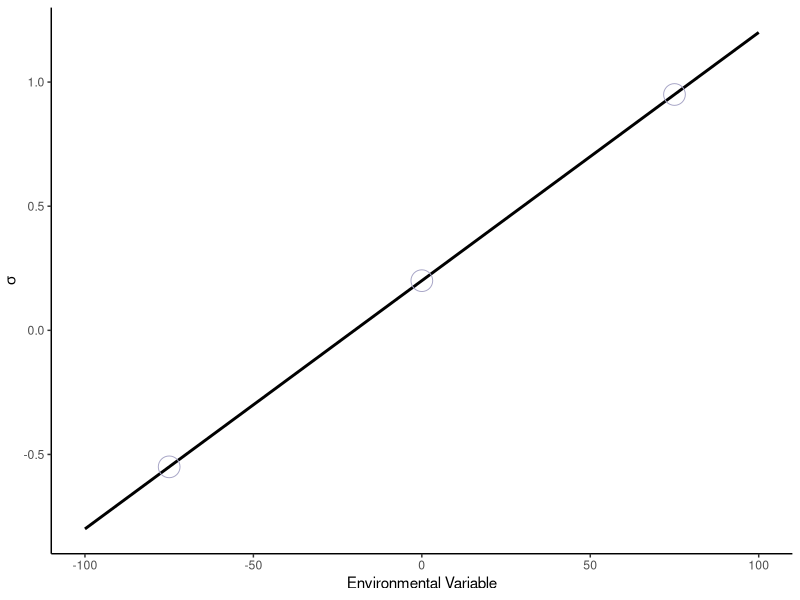
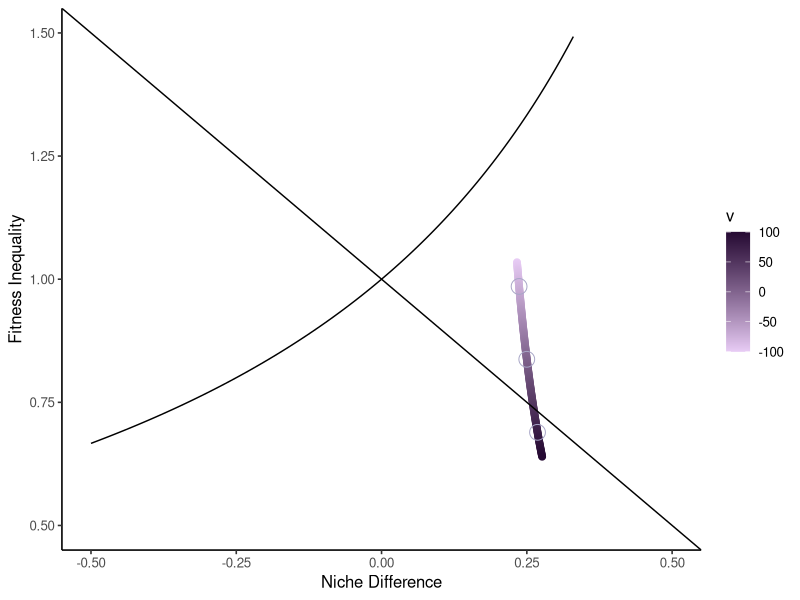

R code for these plots, in order:
##### GENERAL APPROACH #####

library(ggplot2)

coexist_plot <- function(d, sterile = FALSE){
  # d is a dataframe that includes the following:
  # Microbe independent competitive effects ("Caa", "Cab", "Cbb", "Cba")
  # Competition coefficients ("Aaa", "Aab", "Abb", "Aba")
  # Environmental gradient ("v")
  d$niche <- 1 - sqrt((d$Aba * d$Aab)/(d$Aaa * d$Abb))
  d$fit <- sqrt((d$Aaa * d$Aab) / (d$Abb * d$Aba))
  d$niche[d$Aaa > 0 | d$Abb > 0 | d$Aab > 0 | d$Aba > 0] <- NaN
  d$fit[d$Aaa > 0 | d$Abb > 0 | d$Aab > 0 | d$Aba > 0] <- NaN
  nicheS <- 1 - sqrt((d$Cba[1] * d$Cab[1])/(d$Caa[1] * d$Cbb[1]))
  fitS <- sqrt((d$Caa[1] * d$Cab[1]) / (d$Cbb[1] * d$Cba[1]))
  f <- function(x) 1 / (-x + 1)
  p <- ggplot(d, aes(x = niche, y = fit, color = v)) + 
    geom_point(size = 2) + geom_abline(slope = -1, intercept = 1) + 
    theme_classic(base_size = 12) + stat_function(fun=f) + xlim(-1, 1) + ylim(0, 2) + 
    xlab("Niche Difference") + ylab("Fitness Inequality") +
    scale_color_gradient(low = "#E8CCF5", high = "#260A33")
  if(sterile == TRUE) p + geom_point(aes(x = nicheS, y = fitS), color = "#2F242C") else p
}

# Panel A contains a simple, example visual model of the system

# Panel B shows the scaling function for sigma

v <- -100:100
sig <- .2 + .01*v
dat <- cbind.data.frame(sig, v)
dat2 <- data.frame(v = c(-75, 0, 75), sig = c(.2 + .01*-75, .2 + .01*0, .2 + .01*75))
ggplot(data = dat, aes(x = v, y = sig)) + geom_smooth(color = "black") + 
  ylab(expression(sigma)) + xlab("Environmental Variable") + theme_classic() +
  geom_point(data = dat2, aes(x = v, y = sig), shape = 1, color = "#A7A5C6", size = 7)

# Panel C is a triptych plot showing the downstream effect of scaling sigma on alphas

v <- -100:100

Caa <- c(rep(-1, 201))
Cab <- c(rep(-.8, 201))
Cbb <- c(rep(-1.25, 201))
Cba <- c(rep(-.9, 201))

Pa <- c(rep(.2, 201))
Pb <- c(rep(.2, 201))

Sa <- c(rep(.2, 201))
Sb <- c(rep(.2, 201))

Sa2 <- Sa + .01*v

Aaa <- Caa + Pa*Sa2
Aba <- Cba + Pa*Sb
Abb <- Cbb + Pb*Sb
Aab <- Cab + Pa*Sa2

dat <- cbind.data.frame(v, Caa, Cab, Cbb, Cba, Aaa, Aba, Abb, Aab)

dat2 <- data.frame(v = c(-75, 0, 75), 
                   Aaa = c(-1 + .2*(.2+.01*-75), -1 + .2*(.2+.01*0), -1 + .2*(.2+.01*75)), 
                   Aba = rep(-.9 + .2*.2, 3), 
                   Abb = rep(-1.25 + .2*.2, 3), 
                   Aab = c(-.8 + .2*(.2+.01*-75), -.8 + .2*(.2+.01*0), -.8 + .2*(.2+.01*75)))
dat2$niche <- 1 - sqrt((dat2$Aba * dat2$Aab)/(dat2$Aaa * dat2$Abb))
dat2$fit <- sqrt((dat2$Aaa * dat2$Aab) / (dat2$Abb * dat2$Aba))

strokes <- dat2[, 2:5]*2 # numerical value for stroke sizes in alpha plot; strokes defined in illustrator

# Panel D contains the coexistence plot with the environmental gradient

coexist_plot(dat, sterile = FALSE) + 
  geom_point(data = dat2, aes(x = niche, y = fit), color = "#A7A5C6", size = 5, shape = 1) + 
  xlim(-0.5, 0.5) + ylim(0.5, 1.5)
